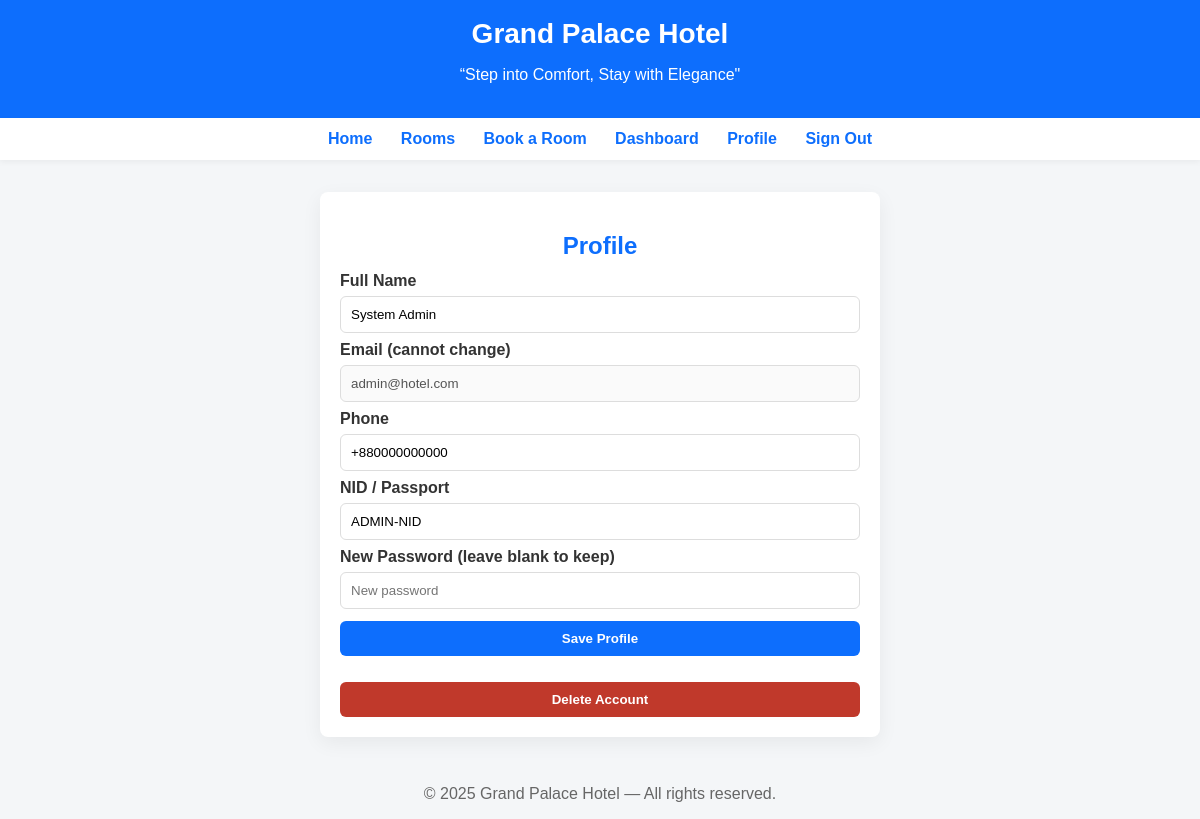
The page /Hotel_Management_System/profile.php (signed in) on the database its author committed.
### tables this page shows
CREATE TABLE `users` (
  `id` int(11) NOT NULL,
  `fullname` varchar(255) NOT NULL,
  `email` varchar(255) NOT NULL,
  `phone` varchar(50) DEFAULT NULL,
  `nid_passport` varchar(100) DEFAULT NULL,
  `password` varchar(255) NOT NULL,
  `usertype` enum('admin','receptionist','guest') NOT NULL DEFAULT 'guest',
  `status` enum('active','pending','blocked') NOT NULL DEFAULT 'active',
  `created_at` timestamp NOT NULL DEFAULT current_timestamp()
);

### Hotel_Management_System/profile.php (the view, shortened to what this page needs)
<?php
require_once "includes/db.php";
$uid = intval($_SESSION['user_id']);
$stmt = $conn->prepare("SELECT fullname,email,phone,usertype,nid_passport FROM users WHERE id=?");
$stmt->bind_param("i",$uid);
$stmt->execute();
$res = $stmt->get_result();
$user = $res->fetch_assoc();
?>
<?php include("includes/header.php"); include("includes/navbar.php"); ?>
<link rel="stylesheet" href="/hotel_management_system/css/signup.css">
<div class="container">
<h2>Profile</h2>
<form method="post" action="profile.php" onsubmit="return confirm('Save changes to profile?');">
    <label>Full Name</label>
    <input type="text" name="fullname" value="<?php echo htmlspecialchars($user['fullname']); ?>" required>
    <label>Email (cannot change)</label>
    <input type="email" value="<?php echo htmlspecialchars($user['email']); ?>" disabled>
    <label>Phone</label>
    <input type="text" name="phone" value="<?php echo htmlspecialchars($user['phone']); ?>">
    <label>NID / Passport</label>
    <input type="text" name="nid_passport" value="<?php echo htmlspecialchars($user['nid_passport']); ?>" required>
    <label>New Password (leave blank to keep)</label>
    <input type="password" name="password" placeholder="New password">
    <button type="submit">Save Profile</button>
</form>
<form method="post" action="profile.php" style="margin-top:14px;" onsubmit="return confirm('Are you sure you want to DELETE your account? This cannot be undone.');">
    <button type="submit" style="background:#c0392b;">Delete Account</button>
</form>
</div>
<?php include("includes/footer.php"); ?>

### Hotel_Management_System/css/homepage.css (style rules this page uses)
body { font-family: Arial, sans-serif; margin:0; padding:0; background:#f4f6f8; color:#333; }
.container { max-width:1100px; margin:24px auto; padding:0 16px; }

### Hotel_Management_System/css/signup.css (style rules this page uses)
.container { max-width:520px; margin:32px auto; background:#fff; padding:20px; border-radius:8px; box-shadow:0 6px 20px rgba(0,0,0,0.06); }
.container h2 { color:#0d6efd; text-align:center; margin-bottom:12px; }
label { display:block; margin-top:8px; font-weight:600; }
input, select, textarea { width:100%; padding:10px; margin-top:6px; border:1px solid #ddd; border-radius:6px; box-sizing:border-box; }
button { margin-top:12px; background:#0d6efd; color:#fff; padding:10px 14px; border:none; border-radius:6px; cursor:pointer; width:100%; font-weight:700; }

### rows shown on the page
users: fullname "System Admin", email "admin@hotel.com", phone "+880000000000", nid_passport "ADMIN-NID"
